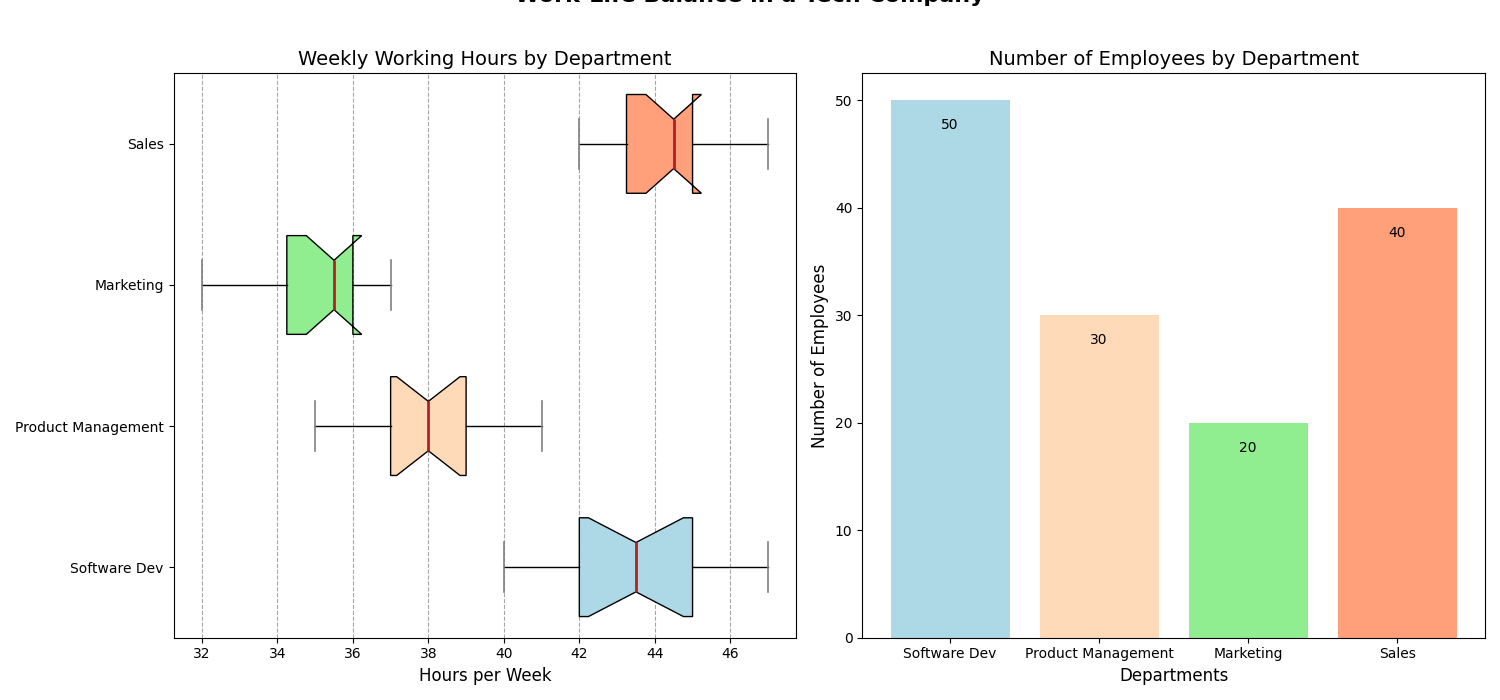

Python code for this plot:
import matplotlib.pyplot as plt
import numpy as np

# Define the departments in a tech company
departments = ['Software Dev', 'Product Management', 'Marketing', 'Sales']

# Create artificial data representing the working hours per week for each department
software_dev_hours = [40, 42, 43, 45, 45, 44, 46, 47, 42, 43, 41, 40, 45, 46]
product_mgmt_hours = [38, 39, 41, 35, 36, 37, 39, 40, 41, 38, 37, 36, 38, 39]
marketing_hours = [35, 36, 37, 32, 34, 35, 36, 37, 33, 34, 35, 36, 37, 36]
sales_hours = [43, 45, 44, 42, 43, 44, 45, 46, 47, 46, 45, 44, 43, 45]

# Combine the data
working_hours_data = [software_dev_hours, product_mgmt_hours, marketing_hours, sales_hours]

# Create a figure with a title and two subplots
fig, (ax1, ax2) = plt.subplots(ncols=2, figsize=(15, 7))
fig.suptitle('Work-Life Balance in a Tech Company', fontsize=16, fontweight='bold', y=1.02)

# Plot horizontal box plots showing working hours for each department
box1 = ax1.boxplot(working_hours_data, vert=False, patch_artist=True, labels=departments, notch=True, widths=0.7)
colors = ['lightblue', 'peachpuff', 'lightgreen', 'lightsalmon']
for patch, color in zip(box1['boxes'], colors):
    patch.set_facecolor(color)
for cap in box1['caps']:
    cap.set(color='grey', linewidth=1.2)
for median in box1['medians']:
    median.set(color='firebrick', linewidth=2)

ax1.set_title('Weekly Working Hours by Department', fontsize=14)
ax1.set_xlabel('Hours per Week', fontsize=12)
ax1.xaxis.grid(True, color='grey', linestyle='--', alpha=0.7)

# Create artificial data for the number of employees in each department
num_employees = [50, 30, 20, 40]

# Plot bar chart showing the number of employees in each department
bars = ax2.bar(departments, num_employees, color=colors)
ax2.set_title('Number of Employees by Department', fontsize=14)
ax2.set_xlabel('Departments', fontsize=12)
ax2.set_ylabel('Number of Employees', fontsize=12)

# Add value labels on the bars
for bar in bars:
    height = bar.get_height()
    ax2.text(bar.get_x() + bar.get_width() / 2.0, height - 3, '%d' % int(height), ha='center', va='bottom', color='black', fontsize=10)

# Optimize layout for better spacing
plt.tight_layout()

# Display the plot
plt.show()
